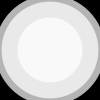
Frame 1 (no input)
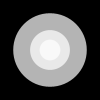
Frame 60 (the mouse pressed at the canvas centre just before this capture)
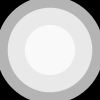
Frame 120 (the mouse held since frame 60 and released just before this capture)

The Processing sketch that drew these frames (run headless with seeded random() and noise(); from frame 60 on, the mouse is pressed at the canvas centre):

// Processing sketch: Ex_13
// ── Ex_13.pde
float angle = 0.0;
float speed = 0.05;

void setup() {
  size(100, 100);
  noStroke();
  fill(255, 180);
}

void draw() {
  background(0);
  float d1 = 65 + (sin(angle) * 45);
  ellipse(50, 50, d1, d1);
  float d2 = 65 + (sin(angle + QUARTER_PI) * 45);
  ellipse(50, 50, d2, d2);
  float d3 = 65 + (sin(angle + HALF_PI) * 45);
  ellipse(50, 50, d3, d3);
  angle += speed;
}
